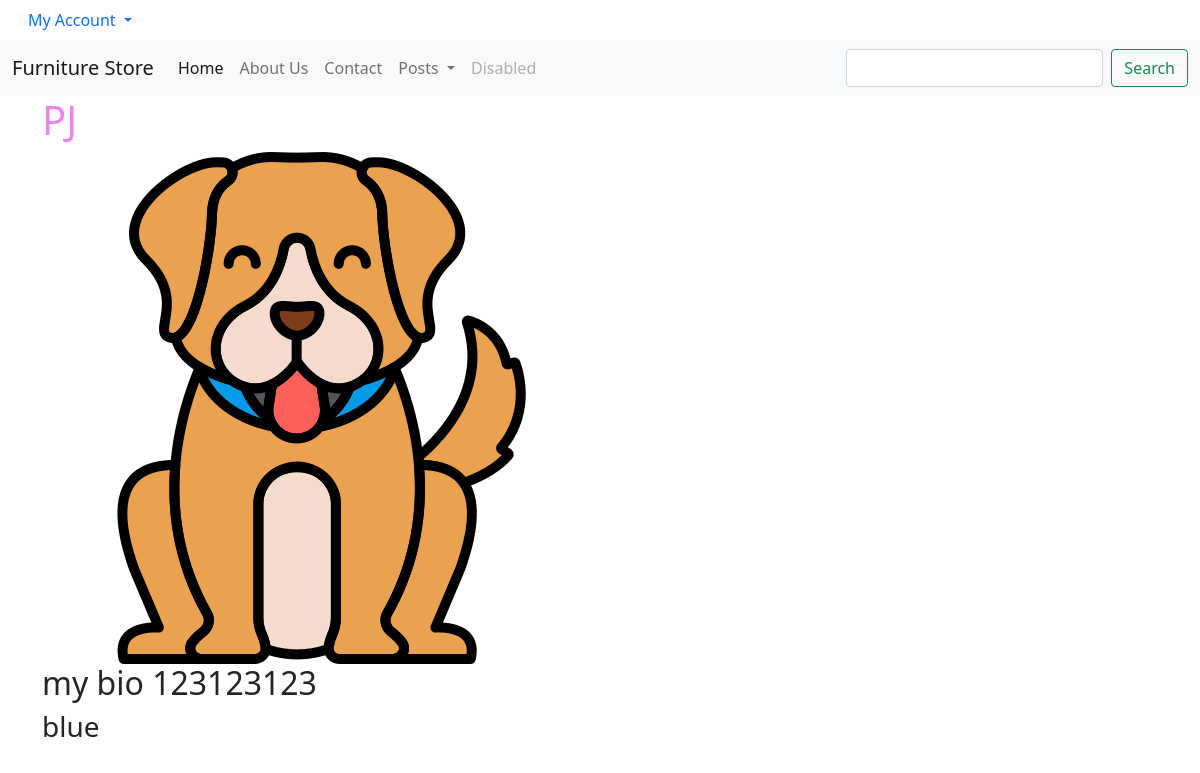
Page /accounts/profile/e28ebd6b-7eff-4ff2-83e7-ade9f28c7797/ (signed in) on the earlier database version.
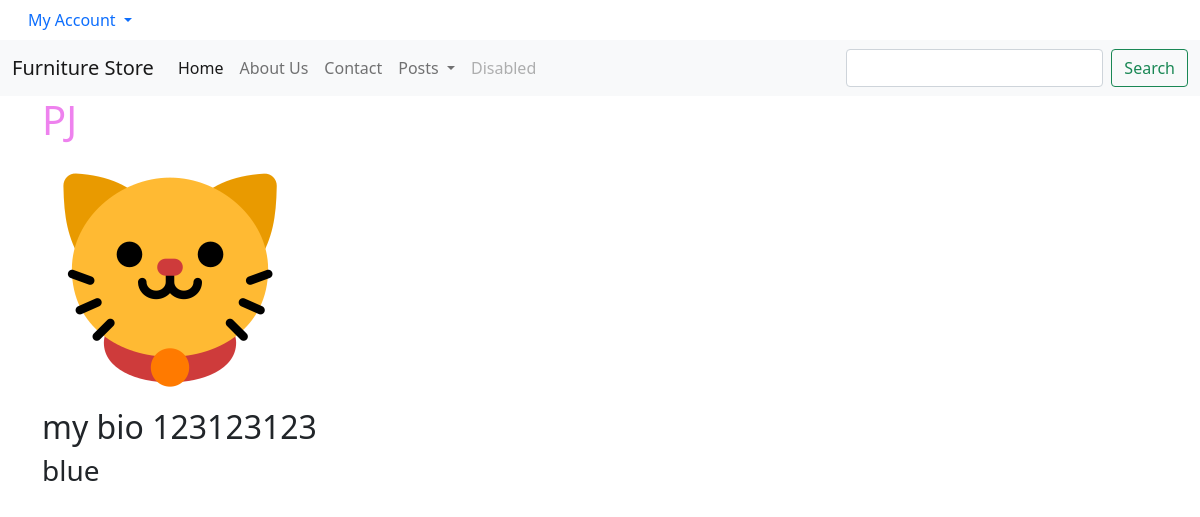
Same page on the later database version.
### accounts/models.py (models this page shows, shortened)
class CustomUser(AbstractUser):
    id = models.UUIDField(primary_key=True,
                          default=uuid.uuid4,
                          editable=False)
    age = models.PositiveBigIntegerField(null=True, blank=True)

class Profile(models.Model):
    id = models.UUIDField(primary_key=True,
                          default=uuid.uuid4,
                          editable=False)
    user = models.OneToOneField(
        get_user_model(),
        null=True,
        on_delete=models.CASCADE,
    )
    name = models.CharField(max_length=255)
    bio = models.CharField(max_length=255)
    fav_color = models.CharField(max_length=255)
    profile_pic = models.ImageField(upload_to='profile_pic/', null=True)
    def get_absolute_url(self):
        return reverse("show_profile", args=[str(self.id)])

### accounts/views.py (the view)
# urls.py: path('profile/<uuid:pk>/', ProfilePageView.as_view(), name='show_profile'),
class ProfilePageView(DetailView):
    model = Profile
    template_name = 'registration/user_profile.html'

### templates/registration/user_profile.html (shortened to what this page needs)
{% extends 'base.html' %}
{% block content %}
<h1>{{ user.profile.name }}</h1>
{% if user.profile.profile_pic %}
    <img class="profile_pic" src="{{ user.profile.profile_pic.url }}" alt = "Profile Picture">
{% endif %}
<h2>{{ user.profile.bio }}</h2>
<h3>{{ user.profile.fav_color }}</h3>
{% endblock content %}

Differences in the rows shown:
changed CustomUser "PJ": profile.profile_pic: a different picture
